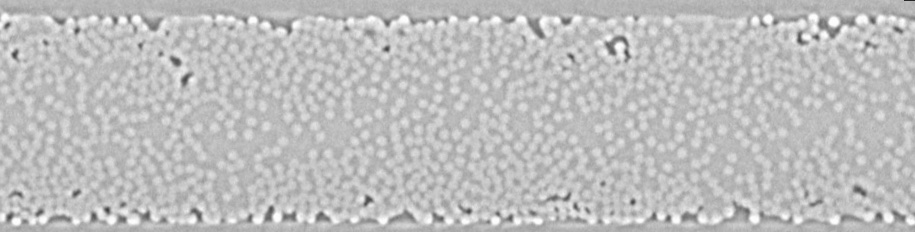
#> input picture Data/TapeA.jpg, 915 x 232 px
$ python WatershedV2TF.py   (older library calls are emulated)
#> lines starting #> are read from the running program, lines starting #| are printed output that depends on the picture; after the words box and inside, x2 and y2 are one past the last pixel; in counts of white or black regions, pixels touching at a corner belong together
import cv2 as cv
import imutils
import numpy as np
# from matplotlib import pyplot as plt
# from matplotlib import image as mpimg
import os
import statistics as stat
from scipy import ndimage
from skimage.feature import peak_local_max
from skimage.segmentation import watershed
#import sys

def WATERSHED (Name, Filetype, PathIN, pathOUT):

    # PARAMETER DEFINITION
#> called with Name = 'TapeA', Filetype = '.jpg', PathIN = '../Data', pathOUT = '../Data Processed/Watershed'
    F_mean = 5
    F_RE = 0.3  # % deviation

    PyrFilt1 = 10  # iterations
    PyrFilt2 = 10  # strength

    R_min = F_mean * (1 - F_RE)
    R_max = F_mean * (1 + F_RE)
    MinDist = int(R_min - 1)

    # IMAGE PROCESSING
    # Open image
    path_script = os.path.dirname(__file__)
    path_IN = os.path.join(path_script, PathIN,(Name+Filetype))
    img = cv.imread(path_IN)
#> img is the input picture: shape (232, 915, 3); min 39, max 255, mean 190.2
    height, width, _ = img.shape
#> height = 232; width = 915

    # Smoothing / de-noising
    imgPMSF = cv.pyrMeanShiftFiltering(img, PyrFilt1, PyrFilt2)

    # Otsu binarization
    gray = cv.cvtColor(imgPMSF, cv.COLOR_BGR2GRAY)
    imgTSH = cv.threshold(gray, 0, 255, cv.THRESH_BINARY | cv.THRESH_OTSU)[1]
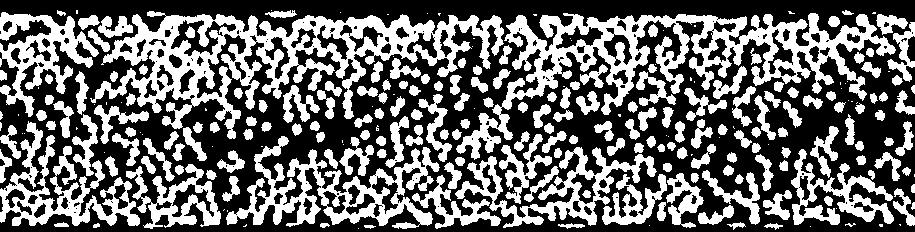
#> imgTSH: shape (232, 915); 41.6% white; 257 white regions (70 under 20 px)

    # Contours
    cnts = cv.findContours(imgTSH.copy(), cv.RETR_EXTERNAL,
                           cv.CHAIN_APPROX_SIMPLE)
#> cnts = 253 contours, 73 with area under 20; largest, box (x1, y1, x2, y2) and area: (90, 11, 504, 139) 18848, (456, 13, 896, 160) 16191, (226, 136, 440, 229) 6790, (0, 121, 140, 226) 4670, (455, 147, 657, 228) 4398
    cnts = imutils.grab_contours(cnts)
    for (i, c) in enumerate(cnts):
        ((x, y), _) = cv.minEnclosingCircle(c)
#> this loop made 253 passes
#> (x, y) on passes 1 to 3: (358, 228), (810, 226), (649, 225)

    # WATERSHED
    D = ndimage.distance_transform_edt(imgTSH)
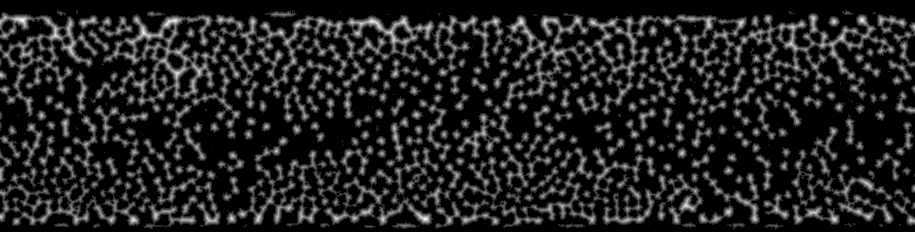
#> D: shape (232, 915) float64; min 0, max 6.32, mean 0.834; drawn with min black and max white
    localMax = peak_local_max(D, indices=False, min_distance=MinDist, labels=imgTSH)
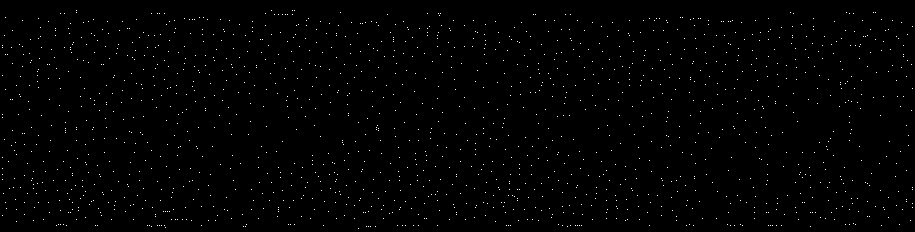
#> localMax: shape (232, 915) bool; 0.76% white in thin lines or dots
    markers = ndimage.label(localMax, structure=np.ones((3, 3)))[0]
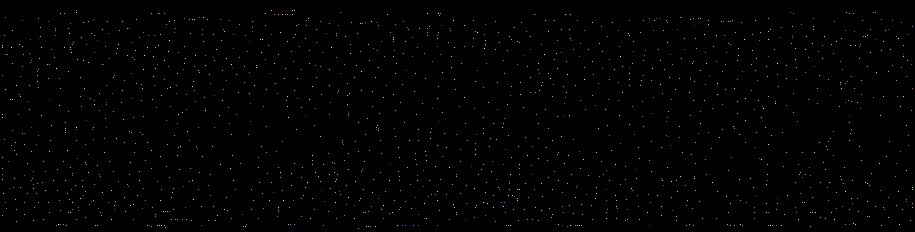
#> markers: shape (232, 915) int32; 1614 distinct labels, from 0 to 1613; one colour per label, 0 black
    labels = watershed(-D, markers, mask=imgTSH)
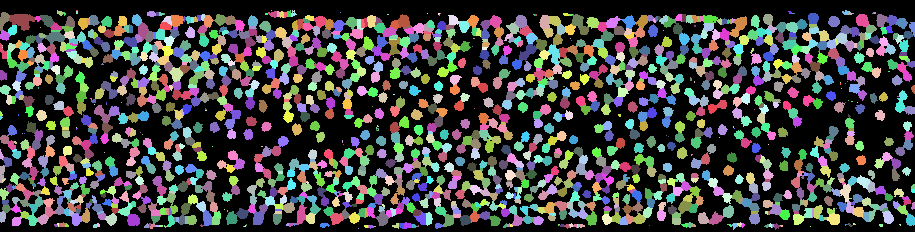
#> labels: shape (232, 915) int32; 1614 distinct labels, from 0 to 1613; one colour per label, 0 black

    # FIBERS
    #definitions
    S = set([]) #shapes stats (radius)
    F = set([]) #same but filtered
    Fibers = []
    arr_out = np.zeros((height,width), dtype=int)

    for label in np.unique(labels):
        # eliminate background
        if label == 0:
            continue

        # mask and label region
        mask = np.zeros(gray.shape, dtype="uint8")
        mask[labels == label] = 255

        # find contours
        cnts = cv.findContours(mask.copy(), cv.RETR_EXTERNAL, cv.CHAIN_APPROX_SIMPLE)
        cnts = imutils.grab_contours(cnts)
        c = max(cnts, key=cv.contourArea)

        # fit enclosing circle
        ((x, y), r) = cv.minEnclosingCircle(c)

        # fiber ID and appending
        S.add(r)
        if R_min < r < R_max:
            cv.circle(arr_out, (int(x), int(y)), int(r),  len(F), -1)
            F.add(r)
            Fibers.append([len(F),round(x), round(y), round(r, 1)])
#> this loop made 14 passes
#> (c, x, y, r) on passes 2, 4, 5, 6, 10, 11: ([[76, 10], [77, 10]], 76.5, 10, 0.5), ([[292, 10], [292, 11]], 292, 10.5, 0.5), ([[294, 10], [293, 11], [294, 11]], 293.5, 10.5, 0.707), ([[76, 11], [76, 13], [77, 13], [77, 11]], 76.5, 12, 1.12), ([[873, 12], [872, 13], [873, 13]], 872.5, 12.5, 0.707), ([[874, 12], [874, 13], [875, 13], [875, 12]], 874.5, 12.5, 0.707)
#> (cnts, x, y, r) on passes 8, 9, 12, 13: (1 contour, all with area under 20, 789.5, 12, 1.8), (1 contour, all with area under 20, 845, 11.67, 3.07), (1 contour, all with area under 20, 59.28, 12.28, 3.22), (1 contour, all with area under 20, 63.5, 13.5, 1.58)
#> arr_out: shape (232, 915) int64; every value is 0
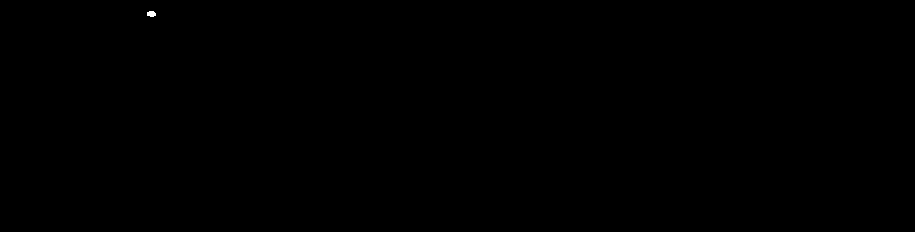
#> mask: shape (232, 915); 0.02% white; 1 white region, box (x1, y1, x2, y2) and area: (147, 11, 156, 17) 44
#> after the loop, F = 0 items; Fibers = []; S = 9 items

    # OUTPUT:
    return arr_out

# parameters:
input_file = ["TapeA",".jpg"]
output_file = [input_file[0], ".png"]
path_R_input = "../Data"
path_R_output = "../Data Processed/Watershed"
#> (the run stopped early here; a loop or call above may not have finished)
